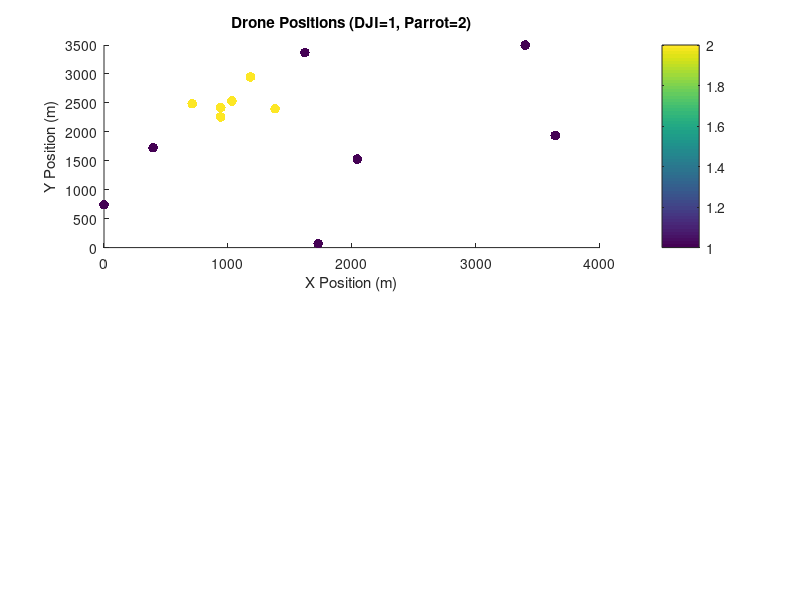

Here is the MATLAB script that generated this plot: (Note: this script raises an error after producing the figure.)
%% FalconEye Recon Packet Loss Simulation
% Simulates communication reliability between DJI Matrice & Parrot Anafi drones
% No toolboxes required - pure MATLAB implementation

%% Drone Network Parameters
numDrones = 13; 
simTime = 3600; % Simulation time (seconds)
updateInterval = 1; % Status updates per second
commsRange = 1500; % Communication range in meters

% Drone types (1=DJI Matrice, 2=Parrot Anafi)
droneTypes = [ones(7,1); 2*ones(6,1)];

% Predefined positions (DJI at borders, Parrot near river)
dronePositions = [
    100 1800; 3500 1800; 1800 100; 1800 3500; 300 300; 3300 3300; 1800 1800;  % DJI
    800 2600; 850 2550; 900 2500; 950 2450; 1000 2400; 1050 2350              % Parrot
];
dronePositions = dronePositions + randn(size(dronePositions))*20;  % Add jitter

%% Packet Loss Model Parameters
baseLoss = [3.0;  % DJI Matrice 300 RTK
            5.0]; % Parrot Anafi USA

distanceLossFactor = 0.0004;  % More aggressive than before

interferenceZones = [1600 1800 500;  % Bridge
                     800 2500 400];  % River

%% Simulation Initialization
packetLoss = zeros(numDrones, numDrones);
commsHistory = cell(numDrones, numDrones);

for t = 1:simTime
    % Random walk for dynamic positioning
    dronePositions = dronePositions + randn(numDrones, 2)*5;
    dronePositions = max(min(dronePositions, 3650), 0);  % Keep within area

    distances = pdist2(dronePositions, dronePositions);
    
    % Interference check
    inInterference = false(numDrones,1);
    for z = 1:size(interferenceZones,1)
        zoneDist = sqrt((dronePositions(:,1)-interferenceZones(z,1)).^2 + ...
                        (dronePositions(:,2)-interferenceZones(z,2)).^2);
        inInterference = inInterference | (zoneDist < interferenceZones(z,3));
    end

    % Packet loss calculations
    for i = 1:numDrones
        for j = i+1:numDrones
            if distances(i,j) <= commsRange
                loss = baseLoss(droneTypes(i)) + baseLoss(droneTypes(j)) + ...
                       distances(i,j)*distanceLossFactor;
                
                if inInterference(i) || inInterference(j)
                    loss = loss * 1.2;
                end
                
                loss = loss * (0.95 + 0.1*rand());  % Add small variation
                loss = min(loss, 10.0);  % Cap at 10% (not enforcing 4% threshold)
                
                packetLoss(i,j) = loss;
                if isempty(commsHistory{i,j})
                    commsHistory{i,j} = [t loss];
                else
                    commsHistory{i,j} = [commsHistory{i,j}; t loss];
                end
            end
        end
    end

    % Progress update
    if mod(t, 300) == 0
        fprintf('Time: %d/%d sec | Active Links: %d\n', ...
                t, simTime, sum(distances(:)<=commsRange)/2);
    end
end

%% Visualization
figure;

% 1. Drone Positions
subplot(2,1,1); hold on;
scatter(dronePositions(:,1), dronePositions(:,2), 50, droneTypes, 'filled');
title('Drone Positions (DJI=1, Parrot=2)');
xlabel('X Position (m)'); ylabel('Y Position (m)');
colorbar('Ticks',[1 2],'TickLabels',{'DJI Matrice','Parrot Anafi'});

% Interference zones
for z = 1:size(interferenceZones,1)
    rectangle('Position',[interferenceZones(z,1:2)-interferenceZones(z,3), ...
                         2*interferenceZones(z,3)*[1 1]], ...
              'Curvature',[1 1], 'EdgeColor','r', 'LineWidth',1.5);
end
axis equal;

% 2. Packet Loss Histogram
subplot(2,1,2);
activeLinks = packetLoss(packetLoss > 0);
histogram(activeLinks, 20, 'FaceColor', [0.2 0.6 0.9]);
title(sprintf('Packet Loss Distribution (Mean: %.2f%%)', mean(activeLinks)));
xlabel('Packet Loss Percentage'); ylabel('Number of Links');
grid on;

%% Drone Type Conversion Helper
function str = droneTypeToString(type)
    switch type
        case 1
            str = 'DJI Matrice';
        case 2
            str = 'Parrot Anafi';
        otherwise
            str = 'Unknown';
    end
end

%% Reliability Report
activeLinks = packetLoss(packetLoss > 0);

[counts, bins] = histcounts(activeLinks, 20);
[~, idx] = max(counts);
modeRange = sprintf('%.1f%%-%.1f%%', bins(idx), bins(idx+1));

meanPass = mean(activeLinks) < 4;
medianPass = median(activeLinks) < 4;
if meanPass && medianPass
    designStatus = 'PASS';
else
    designStatus = 'FAIL';
end

recommendations = {};
if meanPass && medianPass
    recommendations{end+1} = 'Design meets requirements - maintain current configuration';
else
    if baseLoss(2) > baseLoss(1)
        recommendations{end+1} = 'Upgrade Parrot drone antennas to reduce base packet loss';
    end
    if any(activeLinks > 4)
        recommendations{end+1} = 'Reposition worst-performing drones to reduce link distances';
    end
end

[bestLoss, bestIdx] = min(activeLinks);
[worstLoss, worstIdx] = max(activeLinks);
[i_best, j_best] = ind2sub(size(packetLoss), find(packetLoss == bestLoss, 1));
[i_worst, j_worst] = ind2sub(size(packetLoss), find(packetLoss == worstLoss, 1));

best_pos1 = dronePositions(i_best,:); best_pos2 = dronePositions(j_best,:);
worst_pos1 = dronePositions(i_worst,:); worst_pos2 = dronePositions(j_worst,:);

best_distance = norm(best_pos1 - best_pos2);
worst_distance = norm(worst_pos1 - worst_pos2);

best_in_interference = inInterference(i_best) || inInterference(j_best);
worst_in_interference = inInterference(i_worst) || inInterference(j_worst);


% --- Print Report ---
fprintf('\n=== FALCONEYE RELIABILITY REPORT ===\n');
fprintf('Total Active Links: %d\n', numel(activeLinks));

fprintf('\n--- Network Performance ---\n');
fprintf('Mean Packet Loss: %.2f%%\n', mean(activeLinks));
fprintf('Median Packet Loss: %.2f%%\n', median(activeLinks));
fprintf('Most Common Loss Range: %s\n', modeRange);

fprintf('\n--- Extremes ---\n');
fprintf('Best Link: %.2f%% loss\n', bestLoss);
fprintf(['   Between Drone %d (%s at [%.1f, %.1f]m) and Drone %d ' ...
         '(%s at [%.1f, %.1f]m)\n'], ...
        i_best, droneTypeToString(droneTypes(i_best)), best_pos1(1), best_pos1(2), ...
        j_best, droneTypeToString(droneTypes(j_best)), best_pos2(1), best_pos2(2));
fprintf('   Distance: %.1fm | Interference: %s\n', best_distance, string(best_in_interference));

fprintf('Worst Link: %.2f%% loss\n', worstLoss);
fprintf(['   Between Drone %d (%s at [%.1f, %.1f]m) and Drone %d ' ...
         '(%s at [%.1f, %.1f]m)\n'], ...
        i_worst, droneTypeToString(droneTypes(i_worst)), worst_pos1(1), worst_pos1(2), ...
        j_worst, droneTypeToString(droneTypes(j_worst)), worst_pos2(1), worst_pos2(2));
fprintf('   Distance: %.1fm | Interference: %s\n', worst_distance, string(worst_in_interference));

fprintf('\n--- Compliance ---\n');
fprintf('Links <4%% Loss: %d (%.1f%%)\n', sum(activeLinks < 4), 100*sum(activeLinks < 4)/numel(activeLinks));
fprintf('Links ≥4%% Loss: %d (%.1f%%)\n', sum(activeLinks >= 4), 100*sum(activeLinks >= 4)/numel(activeLinks));
fprintf('Design Status: %s (Both mean & median <4%%? %s)\n', designStatus, string(meanPass && medianPass));

fprintf('\n--- Recommendations ---\n');
for i = 1:length(recommendations)
    fprintf('• %s\n', recommendations{i});
end
fprintf('\n==============================\n');